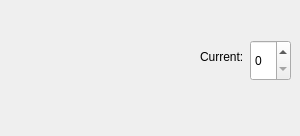
<?xml version="1.0" encoding="UTF-8"?>
<ui version="4.0">
 <class>PoolPropertyWidget</class>
 <widget class="QWidget" name="PoolPropertyWidget">
  <property name="geometry">
   <rect>
    <x>0</x>
    <y>0</y>
    <width>300</width>
    <height>136</height>
   </rect>
  </property>
  <property name="windowTitle">
   <string>Form</string>
  </property>
  <widget class="ScorePropertyWidget" name="maxBox" native="true">
   <property name="geometry">
    <rect>
     <x>0</x>
     <y>30</y>
     <width>191</width>
     <height>91</height>
    </rect>
   </property>
  </widget>
  <widget class="QLabel" name="label_2">
   <property name="geometry">
    <rect>
     <x>200</x>
     <y>50</y>
     <width>47</width>
     <height>13</height>
    </rect>
   </property>
   <property name="text">
    <string>Current:</string>
   </property>
  </widget>
  <widget class="QSpinBox" name="currentDisp">
   <property name="geometry">
    <rect>
     <x>250</x>
     <y>40</y>
     <width>41</width>
     <height>41</height>
    </rect>
   </property>
  </widget>
 </widget>
 <customwidgets>
  <customwidget>
   <class>ScorePropertyWidget</class>
   <extends>QWidget</extends>
   <header location="global">scorepropertywidget.h</header>
   <container>1</container>
  </customwidget>
 </customwidgets>
 <resources/>
 <connections/>
</ui>
